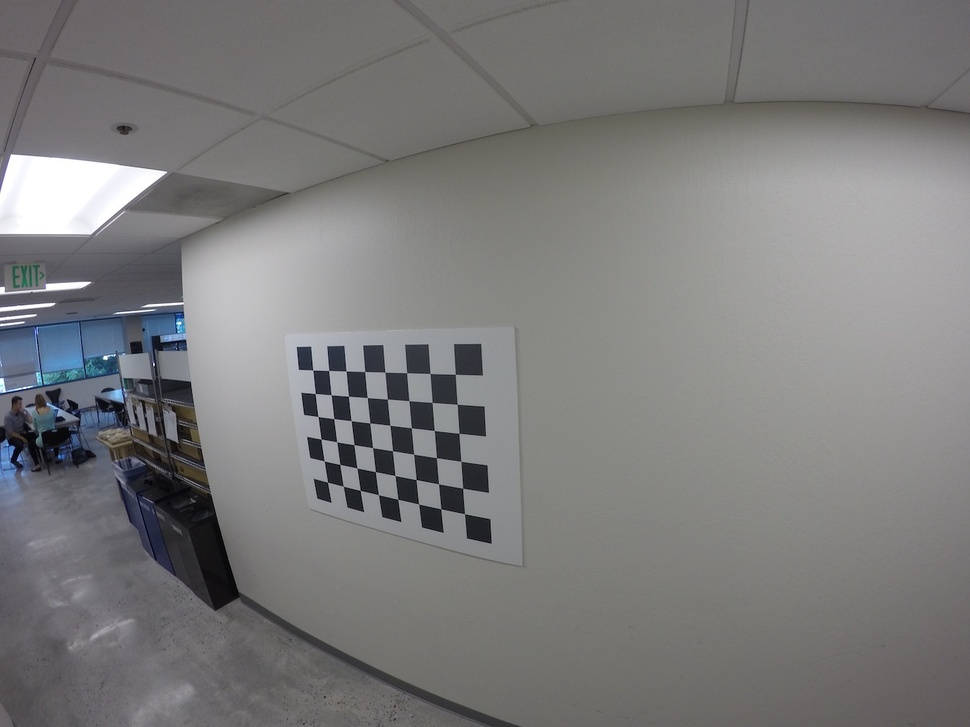
#> input picture Term 1/10. Advanced Lane Finding/calibration_wide/GOPR0070.jpg, 970 x 727 px, shrunk from 1280 x 960 before the run
$ python Undistort_PerspectiveTranform.py
#> lines starting #> are read from the running program, lines starting #| are printed output that depends on the picture; after the words box and inside, x2 and y2 are one past the last pixel; in counts of white or black regions, pixels touching at a corner belong together
import pickle
import cv2
import numpy as np
import matplotlib.pyplot as plt
import matplotlib.image as mpimg

# Read in the saved camera matrix and distortion coefficients
# These are the arrays you calculated using cv2.calibrateCamera()
dist_pickle = pickle.load( open( "calibration_wide/wide_dist_pickle.p", "rb" ) )
#> (reads Term 1/10. Advanced Lane Finding/calibration_wide/wide_dist_pickle.p from the repository)
mtx = dist_pickle["mtx"]
dist = dist_pickle["dist"]

# Read in an image
img = cv2.imread('calibration_wide/GOPR0070.jpg')
#> img is the input picture: shape (727, 970, 3); mean B, G, R 123.4, 123.3, 123.6

nx = 8 # the number of inside corners in x
ny = 6 # the number of inside corners in y

# MODIFY THIS FUNCTION TO GENERATE OUTPUT
# THAT LOOKS LIKE THE IMAGE ABOVE
def corners_unwarp(img, nx, ny, mtx, dist):
    # Pass in your image into this function
    # Write code to do the following steps
    # 1) Undistort using mtx and dist
#> called with nx = 8, ny = 6, mtx = array of shape (3, 3), dist = array of shape (1, 5)
    dst = cv2.undistort(img,mtx,dist,None,mtx)
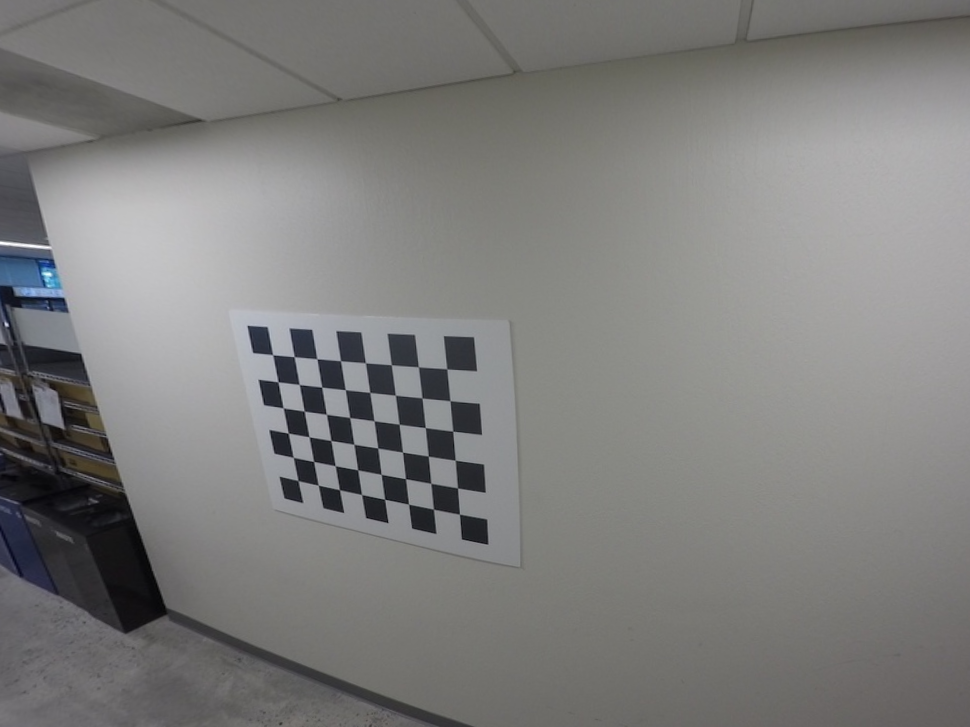
#> dst: shape (727, 970, 3); mean B, G, R 124.8, 125.9, 126.3
    # 2) Convert to grayscale
    gray = cv2.cvtColor(dst, cv2.COLOR_BGR2GRAY)
    # 3) Find the chessboard corners
    ret, corners = cv2.findChessboardCorners(gray, (nx, ny), None)
#> ret = True; corners = 48 rows, first 8: [272.5, 354.6], [294.2, 356.6], [316.8, 358.6], [340.4, 360.5], [365.5, 362.7], [391.3, 364.7], [418.4, 366.8], [447, 369]

    # 4) If corners found:
    if ret == True:
        print('Found corners')
        # a) draw corners (Not needed, this is just because)
        cv2.drawChessboardCorners(img, (nx, ny), corners, ret)
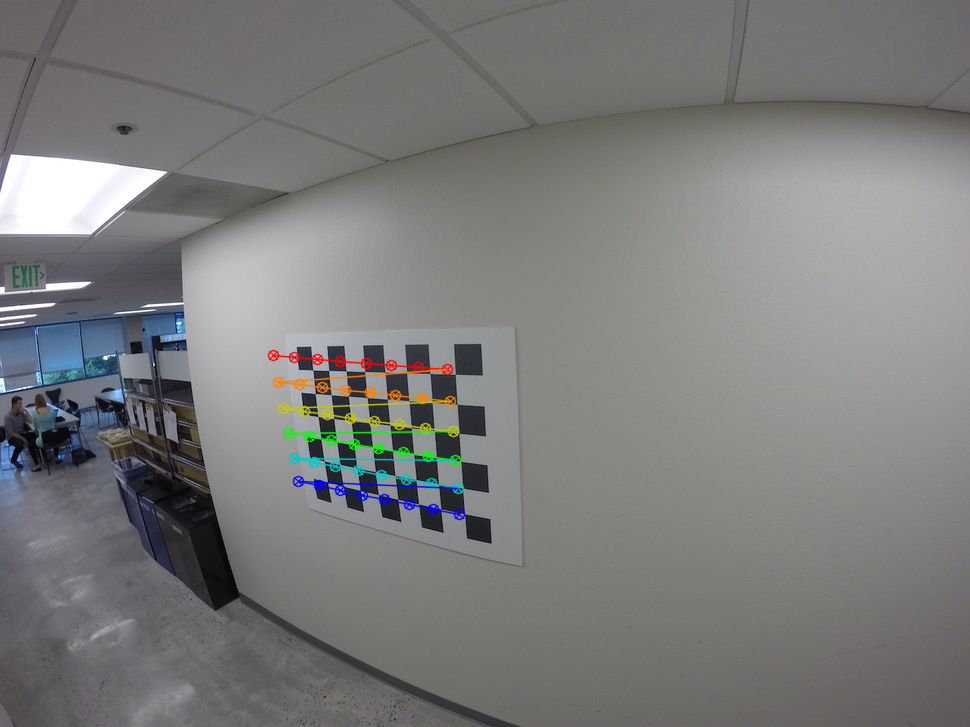
#> img: shape (727, 970, 3); 1.29% of pixels changed, all inside (x1, y1, x2, y2) = (267, 349, 466, 521)
        # b) define 4 source points src = np.float32([[,],[,],[,],[,]])
             #Note: you could pick any four of the detected corners
             # as long as those four corners define a rectangle
             #One especially smart way to do this would be to use four well-chosen
             # corners that were automatically detected during the undistortion steps
             #We recommend using the automatic detection of corners in your code
        img_size = (gray.shape[1], gray.shape[0])
#> img_size = (970, 727)
        offset = 100 # offset for dest points, this will allow us to just choose points that make a rectangle
        src = np.float32([corners[0], corners[nx-1], corners[-1],corners[-nx]])
#> src = [[272.5, 354.6], [447, 369], [459.5, 514.2], [298, 480.6]]

        # c) define 4 destination points dst = np.float32([[,],[,],[,],[,]])
        dest = np.float32([[offset, offset], [img_size[0]-offset, offset],[img_size[0]-offset, img_size[1]-offset], [offset, img_size[1]-offset]])


        # d) use cv2.getPerspectiveTransform() to get M, the transform matrix
        M = cv2.getPerspectiveTransform(src,dest)
#> M = [[5.35, -1.15, -952], [-0.206, 3.76, -1177.5], [0.0011, -0.000883, 1]]
        # e) use cv2.warpPerspective() to warp your image to a top-down view
        # the flags parameter lets you choose what method of interpolation you want to use for the missing pixels in the new perspective
        warped = cv2.warpPerspective(dst, M, img_size, flags=cv2.INTER_LINEAR)
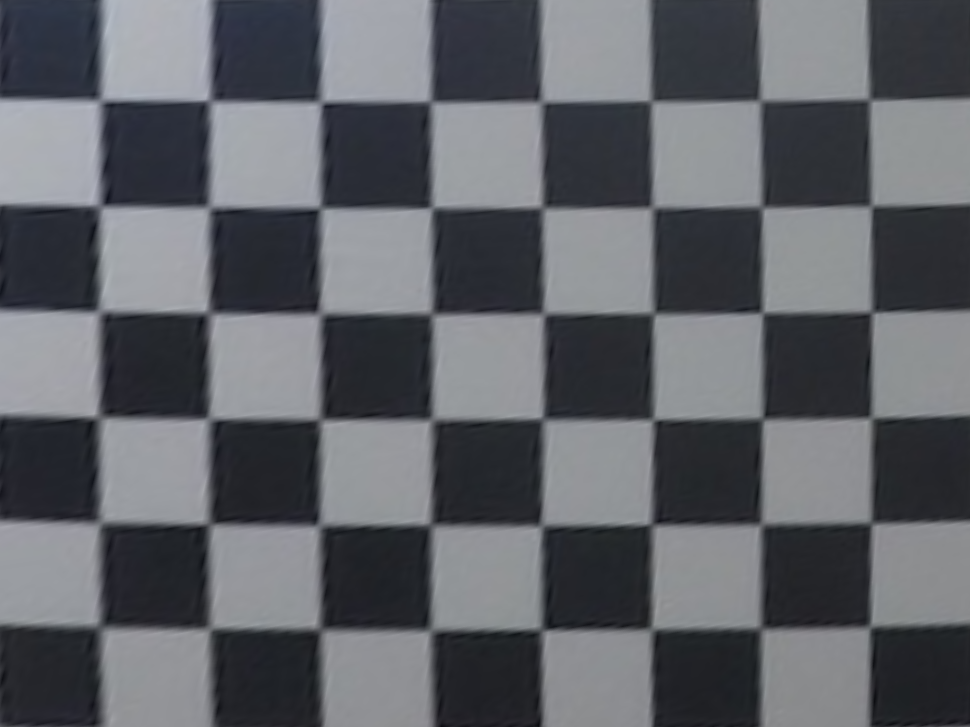
#> warped: shape (727, 970, 3); mean B, G, R 103.2, 97.7, 95.2
    return warped, M

top_down, perspective_M = corners_unwarp(img, nx, ny, mtx, dist)
#> perspective_M has the same summary as M in corners_unwarp
f, (ax1, ax2) = plt.subplots(1, 2, figsize=(24, 9))
f.tight_layout()
ax1.imshow(img)
ax1.set_title('Original Image', fontsize=50)
ax2.imshow(top_down)
ax2.set_title('Undistorted and Warped Image', fontsize=50)
plt.subplots_adjust(left=0., right=1, top=0.9, bottom=0.)
plt.show()
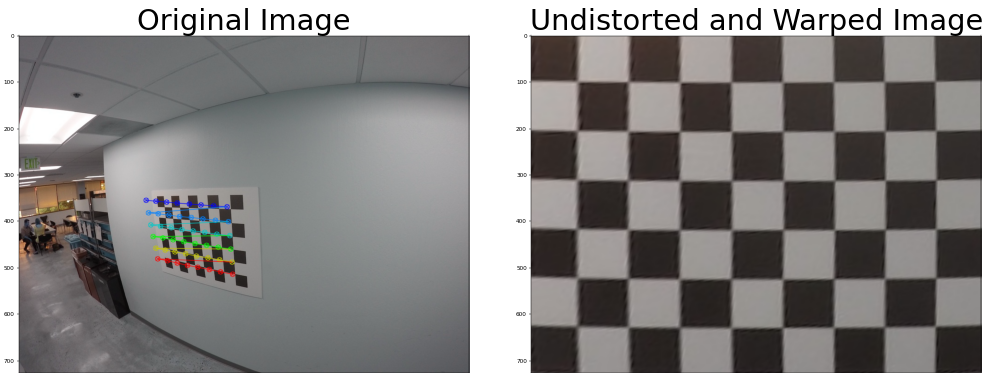
#> figure drawn by matplotlib, 2 panels; B, G, R data is drawn as R, G, B
